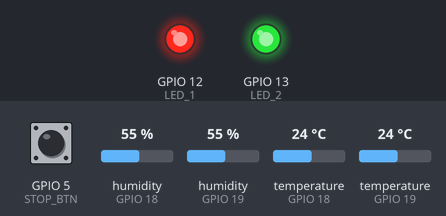
Bench run of a sketch on a simulated ESP32. On the bench: output pins drawn as LEDs (lit = HIGH). The test bench sets the inputs (shaded band); at power-on: GPIO 5 (STOP_BTN) LOW, humidity (sensors on GPIO 18, GPIO 19) 55 %, temperature (sensors on GPIO 18, GPIO 19) 24 °C. WiFi joins after 1.5 s; servers stay silent unless stated; uploads are accepted with an empty reply; random numbers use the default seed unless the sketch sets one; what the sketch prints to the serial monitor is not drawn.

Above: at 2.7 s.
2.8 s: GPIO 5 (STOP_BTN) pulled HIGH for 0.15 s
At 2.91 s:
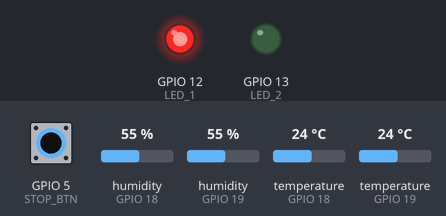
At 4.3 s:
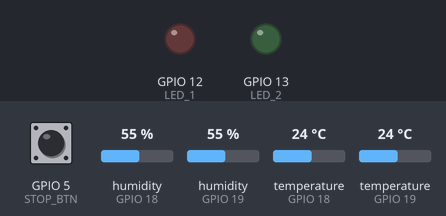
Timing chart, 0 to 5.8 s (numbered marks = the images above; inputs shaded):
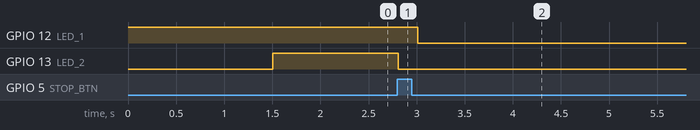

Measured:
- after the input at 2.8 s, GPIO 12 (LED_1): HIGH → LOW after 0.21 s; GPIO 13 (LED_2): HIGH → LOW at once

The sketch:

controller.ino
```cpp
#include <WiFi.h>
#include <HTTPClient.h>
#include "DHTesp.h"

const int TERM_1 = 18;
const int TERM_2 = 19;

DHTesp sensor1;
DHTesp sensor2;

const char* ssid = "Wokwi-GUEST";
const char* password = "";

const String url = "https://xx5w707k-3000.euw.devtunnels.ms/api/data/reports";

const int worker_id = 1;
const int cow_id = 1;

#define LED_1 12
#define LED_2 13
#define STOP_BTN 5

void sendReport(
  int worker_id,
  int cow_id,
  float heartRate,
  float bodyTemp,
  float roomTemp,
  float milkVolume
) {
  Serial.print("Sending report...");

  HTTPClient http;
  http.begin(url);

  String json = "{";
  json += "\"worker_id\":";
  json += worker_id;
  json += ",\"cow_id\":";
  json += cow_id;
  json += ",\"type\":\"auto_milk\"";
  json += ",\"info\":{\"heartRate\":";
  json += heartRate;
  json += ",\"bodyTemp\":";
  json += bodyTemp;
  json += ",\"roomTemp\":";
  json += roomTemp;
  json += ",\"milkVolume\":";
  json += milkVolume;
  json += "}}";

  int httpResponseCode = http.POST(json);

  Serial.print("Report sent.");
}

void setup() {
  pinMode(LED_1, OUTPUT);
  pinMode(LED_2, OUTPUT);

  sensor1.setup(TERM_1, DHTesp::DHT22);
  sensor2.setup(TERM_2, DHTesp::DHT22);

  //Ready 1
  digitalWrite(LED_1, HIGH);

  //Wifi Setup
  Serial.begin(115200);
  WiFi.begin(ssid, password);

  Serial.print("Connecting to WiFi");
  while (WiFi.status() != WL_CONNECTED) {
    delay(500);
    Serial.print(".");
  }

  Serial.print("OK! IP=");
  Serial.println(WiFi.localIP());

  //Ready 2
  digitalWrite(LED_2, HIGH);

  randomSeed(analogRead(0));
}

int isDone = 0;

int measureCount = 0;

float bodyTempSum = 0;
float roomTempSum = 0;

//Measurement functions
float bodyTempMeasure() {
  TempAndHumidity data = sensor1.getTempAndHumidity();
  return data.temperature;
}

float roomTempMeasure() {
  TempAndHumidity data = sensor2.getTempAndHumidity();
  return data.temperature;
}

float milkVolumeMeasure() {
  return random(10, 20);
}

int heartRateMeasure() {
  return random(48, 84);
}

void loop() {
  if (isDone) return;

  //Ending Check
  int stopBtn = digitalRead(STOP_BTN);
  if (stopBtn) {
    //Collecting last measurements
    int heartRate = heartRateMeasure();
    int milkVolume = milkVolumeMeasure();

    int bodyTemp = bodyTempSum / measureCount;
    int roomTemp = roomTempSum / measureCount;

    digitalWrite(LED_2, LOW);

    //Sending data to the server
    sendReport(
      worker_id,
      cow_id,
      heartRate,
      bodyTemp,
      roomTemp,
      milkVolume
    );

    isDone = 1;
    digitalWrite(LED_1, LOW);
    return;
  }

  //Measure
  bodyTempSum += bodyTempMeasure();
  roomTempSum += roomTempMeasure();

  measureCount++;
}
```
